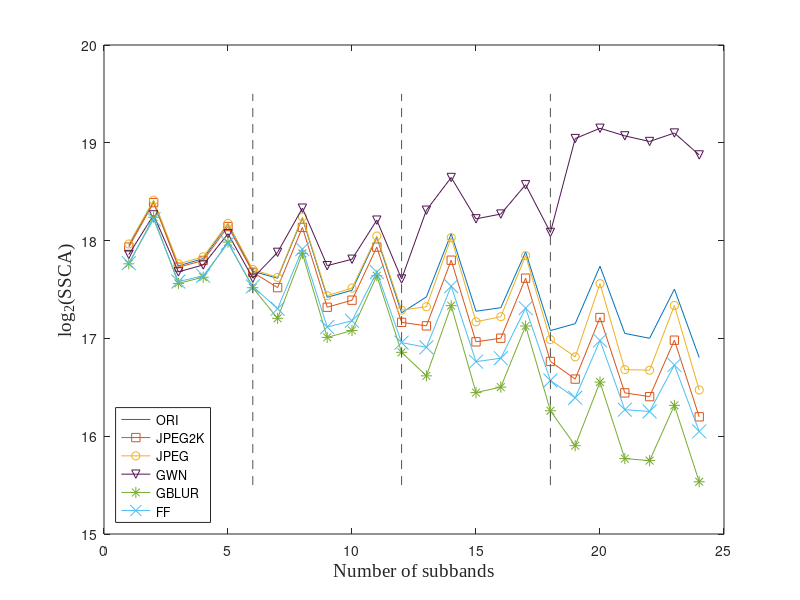

Recreate this plot in MATLAB.
%% STEP 0: Here we provide the relevant parameters values that will
clc; clear; close all;

%% Fig. 2.
load Nomax_ImgGoodFeatures_LIVE_ImgGoodQuality_s4_d6;
GoodMSCA = TrainImg;
GoodMSCA = mean(GoodMSCA');
GoodMSCA = GoodMSCA;%/max(GoodMSCA);
load Nomax_TrainFeatures_LIVE_JPG2K_s4_d6.mat;
JPG2KMSCA = TrainImg;
JPG2KMSCA = mean(JPG2KMSCA');
JPG2KMSCA = JPG2KMSCA;%/max(JPG2KMSCA);
load Nomax_TrainFeatures_LIVE_JPG_s4_d6.mat;
JPGMSCA = TrainImg;
JPGMSCA = mean(JPGMSCA');
JPGMSCA = JPGMSCA;%/max(JPGMSCA);
load Nomax_TrainFeatures_LIVE_GWN_s4_d6.mat;
GWNMSCA = TrainImg;
GWNMSCA = mean(GWNMSCA');
GWNMSCA = GWNMSCA;%/max(GWNMSCA);
load Nomax_TrainFeatures_LIVE_GB_s4_d6.mat;
GBMSCA = TrainImg;
GBMSCA = mean(GBMSCA');
GBMSCA = GBMSCA;%/max(GBMSCA);
load Nomax_TrainFeatures_LIVE_FF_s4_d6.mat;
FFMSCA = TrainImg;
FFMSCA = mean(FFMSCA');
FFMSCA = FFMSCA;%/max(FFMSCA);
MSCA_all = [GoodMSCA' JPG2KMSCA' JPGMSCA' GWNMSCA' GBMSCA' FFMSCA'];
MSCA_all = log2(MSCA_all+eps);
maxval = ceil(max(max(MSCA_all)));
minval = floor(min(min(MSCA_all)));
plot1 = plot(MSCA_all);
set(plot1(2),'Marker','square');
set(plot1(3),'Marker','o');
set(plot1(4),'Marker','v', 'Color',[0.313725501298904 0.0831373 0.313725501298904]);
set(plot1(5),'MarkerSize',8,'Marker','*');
set(plot1(6),'MarkerSize',10,'Marker','x');
line([6 6],[minval+0.5 maxval-0.5],'LineStyle','--','Color',[0.313725501298904 0.313725501298904 0.313725501298904]);
line([12 12],[minval+0.5 maxval-0.5],'LineStyle','--','Color',[0.313725501298904 0.313725501298904 0.313725501298904]);
line([18 18],[minval+0.5 maxval-0.5],'LineStyle','--','Color',[0.313725501298904 0.313725501298904 0.313725501298904]);
% Create xlabel
xlabel('Number of subbands','FontSize',14,'FontName','times new roman');
% Create ylabel
ylabel('log_2(SSCA)','FontSize',14,'FontName','times new roman');
% Create legend
legend1 = legend('ORI','JPEG2K','JPEG','GWN','GBLUR','FF');
set(legend1,'Location','SouthWest');

